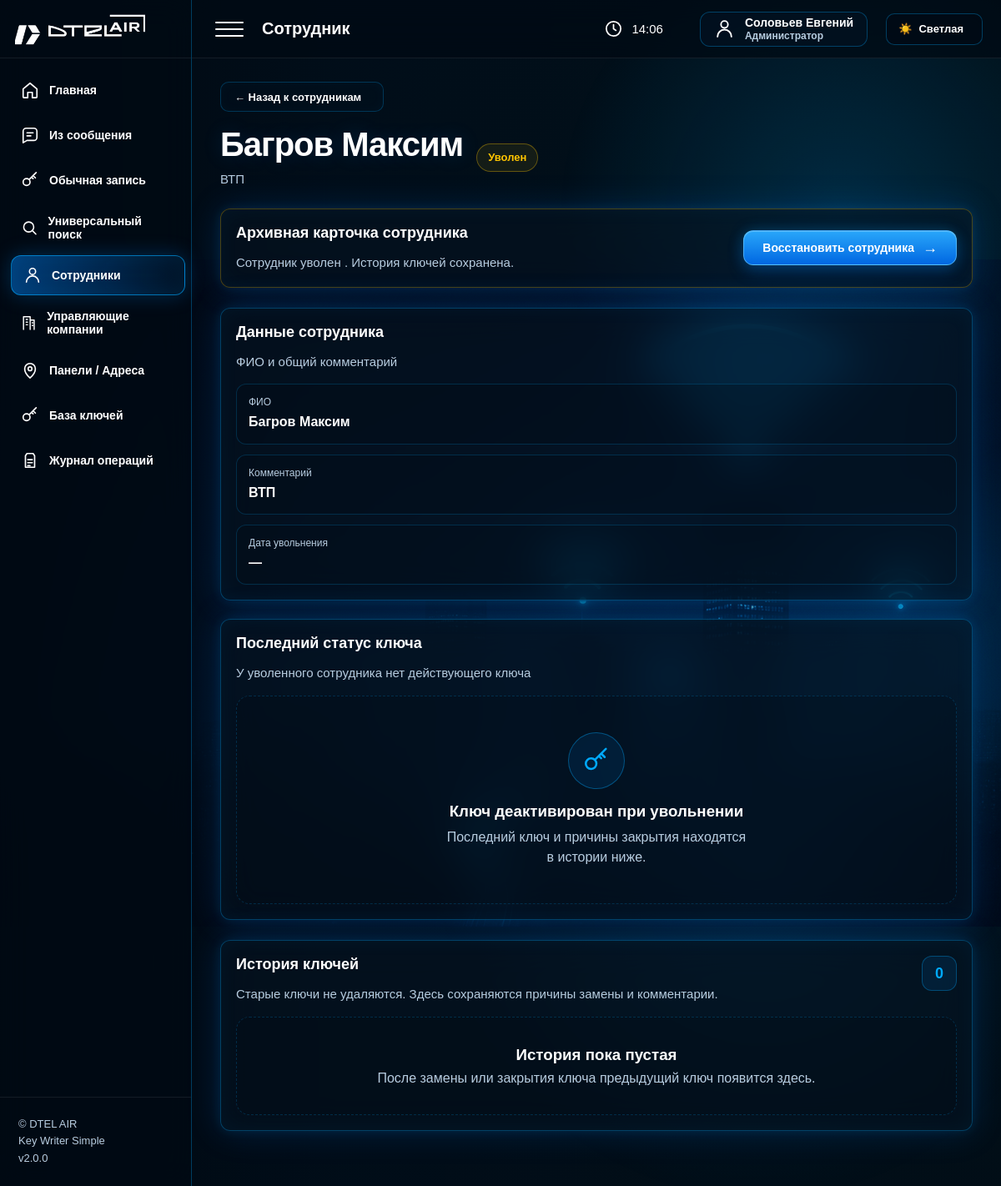
The page /employees/73 (signed in) on the database as committed earlier.
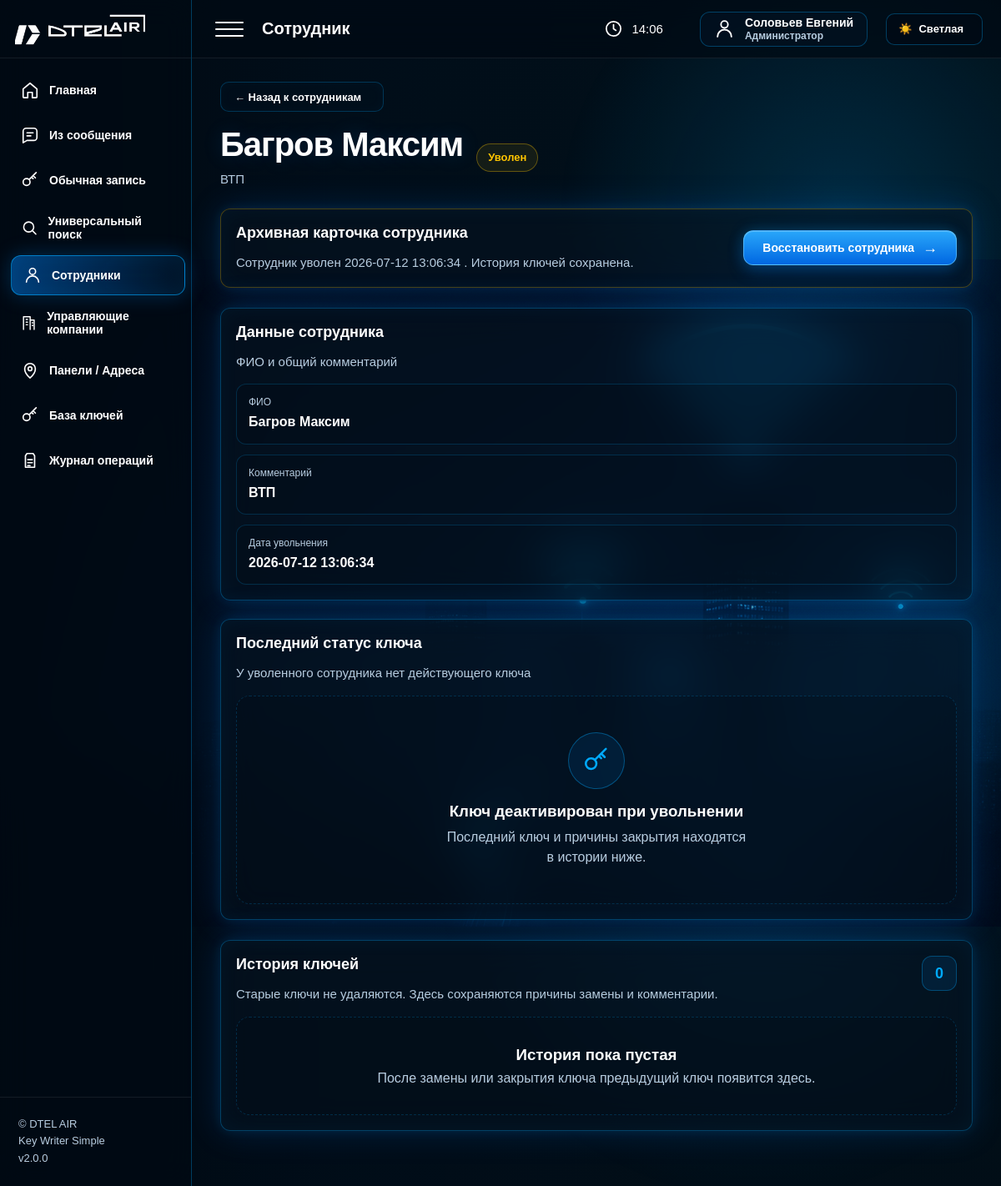
The same page on the database as committed later.
### tables this page shows
CREATE TABLE employees (
            id INTEGER PRIMARY KEY AUTOINCREMENT,
            full_name TEXT NOT NULL,
            note TEXT DEFAULT '',
            enabled INTEGER DEFAULT 1,
            created_at TEXT DEFAULT CURRENT_TIMESTAMP
        , updated_at TEXT DEFAULT '', dismissed_at TEXT DEFAULT NULL);

### app/routers/employees.py (the view)
@router.get("/employees/{employee_id}", response_class=HTMLResponse)
def employee_detail(request: Request, employee_id: int):
    employee = get_employee_any_status(employee_id)
    if not employee:
        return RedirectResponse("/employees", status_code=303)
    return templates.TemplateResponse(
        "employee_detail.html",
        _employee_detail_context(request, employee_id),
    )

### app/templates/employee_detail.html (shortened to what this page needs)
{% extends 'base.html' %}
{% block page_name %}Сотрудник{% endblock %}
{% block content %}
<div class="hero-title employee-detail-hero">
    <div>
        <a
            class="btn btn-small btn-ghost"
            href="{% if is_dismissed %}/employees?view=dismissed{% else %}/employees{% endif %}"
        >
            ← Назад к сотрудникам
        </a>
        <div class="employee-detail-title-row">
            <div>
                <h1>{{ employee.full_name }}</h1>
                <p class="subtitle">{{ employee.note or 'Карточка сотрудника' }}</p>
            </div>
            {% if is_dismissed %}
            <span class="employee-dismissed-badge">Уволен</span>
            {% endif %}
        </div>
    </div>
</div>
{% if is_dismissed %}
<div class="panel employee-archive-banner">
    <div>
        <h2>Архивная карточка сотрудника</h2>
        <p class="subtitle">
            Сотрудник уволен
            {% if employee.dismissed_at %}
                {{ employee.dismissed_at }}
            {% endif %}.
            История ключей сохранена.
        </p>
    </div>
    <form
        method="post"
        action="/employees/{{ employee.id }}/restore"
        onsubmit="return confirm('Восстановить сотрудника? Старые ключи останутся в истории.');"
    >
        <button type="submit" class="btn">
            Восстановить сотрудника
        </button>
    </form>
</div>
{% endif %}
<div class="employee-detail-grid">
    <div class="panel employee-info-panel">
        <div class="panel-head">
            <div>
                <h2>Данные сотрудника</h2>
                <p class="subtitle">ФИО и общий комментарий</p>
            </div>
        </div>
        {% if is_dismissed %}
        <div class="employee-readonly-data">
            <div>
                <span>ФИО</span>
                <b>{{ employee.full_name }}</b>
            </div>
            <div>
                <span>Комментарий</span>
                <b>{{ employee.note or '—' }}</b>
            </div>
            <div>
                <span>Дата увольнения</span>
                <b>{{ employee.dismissed_at or '—' }}</b>
            </div>
        </div>
        {% endif %}
    </div>
    <div class="panel employee-active-key-panel">
        <div class="panel-head">
            <div>
                <h2>
                    {% if is_dismissed %}
                        Последний статус ключа
                    {% else %}
                        Действующий ключ
                    {% endif %}
                </h2>
                <p class="subtitle">
                    {% if is_dismissed %}
                        У уволенного сотрудника нет действующего ключа
                    {% else %}
                        У сотрудника может быть только один действующий ключ
                    {% endif %}
                </p>
            </div>
        </div>
        {% if active_key and not is_dismissed %}
        <div class="employee-active-key-card">
            <div class="employee-active-key-number">
                <span>Номер ключа</span>
                <strong>{{ active_key.number }}</strong>
            </div>
            <div class="employee-active-key-data">
                <div>
                    <span>HEX</span>
                    <b>{{ active_key.hex_value }}</b>
                </div>
                <div>
                    <span>Тип</span>
                    <b>{{ active_key.key_type or '—' }}</b>
                </div>
                <div>
                    <span>Выдан</span>
                    <b>{{ active_key.issued_at or '—' }}</b>
                </div>
            </div>
            <div class="employee-key-status active">Действующий</div>
        </div>
        <form
            method="post"
            action="/employees/{{ employee.id }}/keys/comment"
            class="employee-detail-form employee-key-comment-form"
        >
            <input
                type="hidden"
                name="assignment_id"
                value="{{ active_key.assignment_id }}"
            >
            <label>Комментарий к действующему ключу</label>
            <textarea
                name="comment"
                rows="3"
                placeholder="Например: основной служебный ключ"
            >{{ active_key.comment or '' }}</textarea>
            <button type="submit" class="btn btn-ghost wide-action">
                Сохранить комментарий
            </button>
        </form>
        {% else %}
        <div class="employee-no-key">
            <div class="employee-no-key-icon">
                <svg viewBox="0 0 24 24">
                    <circle cx="7.5" cy="14.5" r="4.5"/>
                    <path d="m11 11 9-9M16 6l3 3M14 8l2 2"/>
                </svg>
            </div>
            <h3>
                {% if is_dismissed %}
                    Ключ деактивирован при увольнении
                {% else %}
                    Действующий ключ не выдан
                {% endif %}
            </h3>
            <p>
                {% if is_dismissed %}
                    Последний ключ и причины закрытия находятся в истории ниже.
                {% else %}
                    Выдайте сотруднику новый ключ с помощью формы ниже.
                {% endif %}
            </p>
        </div>
        {% endif %}
    </div>
</div>
<div class="panel employee-history-panel">
    <div class="panel-head">
        <div>
            <h2>История ключей</h2>
            <p class="subtitle">
                Старые ключи не удаляются. Здесь сохраняются причины замены и комментарии.
            </p>
        </div>
        <div class="employee-history-counter">{{ key_history|length }}</div>
    </div>
    {% if key_history %}
    <div class="employee-key-history-list">
        {% for key in key_history %}
        <details class="employee-history-card">
            <summary>
                <div class="employee-history-key">
                    <span>Ключ</span>
                    <strong>{{ key.number }}</strong>
                    <small>{{ key.hex_value }}</small>
                </div>
                <div class="employee-key-status {{ key.status }}">
                    {{ status_labels.get(key.status, key.status) }}
                </div>
                <div class="employee-history-reason">
                    <span>Причина</span>
                    <b>{{ key.close_reason or 'Причина не указана' }}</b>
                </div>
                <div class="employee-history-date">
                    <span>Закрыт</span>
                    <b>{{ key.closed_at or '—' }}</b>
                </div>
            </summary>
            <div class="employee-history-body">
                <div class="employee-history-info">
                    <div>
                        <span>Дата выдачи</span>
                        <b>{{ key.issued_at or '—' }}</b>
                    </div>
                    <div>
                        <span>Тип ключа</span>
                        <b>{{ key.key_type or '—' }}</b>
                    </div>
                    <div>
                        <span>HEX</span>
                        <b>{{ key.hex_value }}</b>
                    </div>
                </div>
                {% if is_dismissed %}
                <div class="employee-history-readonly">
                    <div>
                        <span>Статус</span>
                        <b>{{ status_labels.get(key.status, key.status) }}</b>
                    </div>
                    <div>
                        <span>Причина</span>
                        <b>{{ key.close_reason or '—' }}</b>
                    </div>
                    <div>
                        <span>Комментарий</span>
                        <b>{{ key.comment or '—' }}</b>
                    </div>
                </div>
                {% else %}
                <form
                    method="post"
                    action="/employees/{{ employee.id }}/keys/history/edit"
                    class="employee-detail-form"
                >
                    <input
                        type="hidden"
                        name="assignment_id"
                        value="{{ key.assignment_id }}"
                    >
                    <div class="employee-form-grid">
                        <div>
                            <label>Статус</label>
                            <select name="status" required>
                                <option value="replaced" {% if key.status == 'replaced' %}selected{% endif %}>
                                    Заменён
                                </option>
                                <option value="lost" {% if key.status == 'lost' %}selected{% endif %}>
                                    Утерян
                                </option>
                                <option value="damaged" {% if key.status == 'damaged' %}selected{% endif %}>
                                    Повреждён
                                </option>
                                <option value="dismissed" {% if key.status == 'dismissed' %}selected{% endif %}>
                                    Сотрудник уволен
                                </option>
                                <option value="inactive" {% if key.status == 'inactive' %}selected{% endif %}>
                                    Деактивирован
                                </option>
                            </select>
                        </div>
                        <div>
                            <label>Причина</label>
                            <input
                                name="close_reason"
                                value="{{ key.close_reason or '' }}"
                                required
                            >
                        </div>
                    </div>
                    <label>Комментарий</label>
                    <textarea
                        name="comment"
                        rows="3"
                        placeholder="Комментарий к старому ключу"
                    >{{ key.comment or '' }}</textarea>
                    <button type="submit" class="btn btn-ghost">
                        Сохранить изменения
                    </button>
                </form>
                {% endif %}
            </div>
        </details>
        {% endfor %}
    </div>
    {% else %}
    <div class="employee-empty-history">
        <h3>История пока пустая</h3>
        <p>После замены или закрытия ключа предыдущий ключ появится здесь.</p>
    </div>
    {% endif %}
</div>
{% endblock %}

### app/templates/base.html (shortened to what this page needs)
<!DOCTYPE html>
<html lang="ru">
<head>
    <link rel="stylesheet" href="/static/css/style.css">
</head>
<body>
<div class="app-shell">
    <aside class="sidebar">
        <div class="brand">
            <img src="/static/img/logo.png" alt="DTEL AIR">
        </div>
        <nav class="sidebar-nav">
            <a class="nav-item" href="/">
                <svg viewBox="0 0 24 24"><path d="M3 10.5 12 3l9 7.5V21a1 1 0 0 1-1 1h-5v-7H9v7H4a1 1 0 0 1-1-1z"/></svg>
                <span>Главная</span>
            </a>
            <a class="nav-item" href="/message">
                <svg viewBox="0 0 24 24"><path d="M21 15a4 4 0 0 1-4 4H8l-5 3V7a4 4 0 0 1 4-4h10a4 4 0 0 1 4 4z"/><path d="M8 9h8M8 13h5"/></svg>
                <span>Из сообщения</span>
            </a>
            <a class="nav-item" href="/write/manual">
                <svg viewBox="0 0 24 24"><circle cx="7.5" cy="14.5" r="4.5"/><path d="m11 11 9-9M16 6l3 3M14 8l2 2"/></svg>
                <span>Обычная запись</span>
            </a>
            <a class="nav-item" href="/search">
                <svg viewBox="0 0 24 24"><circle cx="11" cy="11" r="7"/><path d="m16.5 16.5 4.5 4.5"/></svg>
                <span>Универсальный поиск</span>
            </a>
            <a class="nav-item" href="/employees">
                <svg viewBox="0 0 24 24"><path d="M20 21a8 8 0 0 0-16 0"/><circle cx="12" cy="7" r="4"/></svg>
                <span>Сотрудники</span>
            </a>
            <a class="nav-item" href="/uk">
                <svg viewBox="0 0 24 24"><path d="M4 22V3h10v19M14 8h6v14"/><path d="M8 7h2M8 11h2M8 15h2M17 12h1M17 16h1"/></svg>
                <span>Управляющие компании</span>
            </a>
            <a class="nav-item" href="/panels">
                <svg viewBox="0 0 24 24"><path d="M12 22s7-6.2 7-12a7 7 0 0 0-14 0c0 5.8 7 12 7 12z"/><circle cx="12" cy="10" r="2.5"/></svg>
                <span>Панели / Адреса</span>
            </a>
            <a class="nav-item" href="/keys">
                <svg viewBox="0 0 24 24"><circle cx="7.5" cy="14.5" r="4.5"/><path d="m11 11 9-9M16 6l3 3M14 8l2 2"/></svg>
                <span>База ключей</span>
            </a>
            <a class="nav-item" href="/log">
                <svg viewBox="0 0 24 24"><path d="M8 3h8l2 3v15H6V6z"/><path d="M9 11h6M9 15h6M9 19h3"/></svg>
                <span>Журнал операций</span>
            </a>
        </nav>
        <div class="sidebar-footer">
            <div>© DTEL AIR</div>
            <div>Key Writer Simple</div>
            <div>v2.0.0</div>
        </div>
    </aside>
    <main class="main">
        <header class="topbar">
            <div class="topbar-left">
                <div class="burger">
                    <span></span>
                    <span></span>
                    <span></span>
                </div>
                <div class="top-title">
                    {% block page_name %}Панель управления{% endblock %}
                </div>
            </div>
            <div class="topbar-right">
                <div class="top-info">
                    <svg viewBox="0 0 24 24">
                        <circle cx="12" cy="12" r="9"/>
                        <path d="M12 7v5l3 2"/>
                    </svg>
                    <span id="live-time">--:--</span>
                </div>
                <a class="user-pill" href="/users" title="Пользователи">
                    <svg viewBox="0 0 24 24">
                        <path d="M20 21a8 8 0 0 0-16 0"/>
                        <circle cx="12" cy="7" r="4"/>
                    </svg>
                    <span class="user-pill-text">
                        <b>
                            {% if current_user(request) %}
                                {{ current_user(request)["full_name"] }}
                            {% else %}
                                Пользователь
                            {% endif %}
                        </b>
                        <small>
                            {% if current_user(request) %}
                                {% if current_user(request)["role"] == "admin" %}
                                    Администратор
                                {% else %}
                                    Оператор
                                {% endif %}
                            {% else %}
                                Гость
                            {% endif %}
                        </small>
                    </span>
                </a>
                <button type="button" class="theme-toggle theme-icon-only" id="themeToggle">
                    <span class="theme-icon">☀️</span>
                    <span class="theme-text">Светлая</span>
                </button>
            </div>
        </header>
        <section class="content">
            {% block content %}{% endblock %}
        </section>
    </main>
</div>
</body>
</html>

Rows that differ between the two databases and show on the page:
changed employees "Багров Максим": dismissed_at (not shown) → "2026-07-12 13:06:34"
Other text that changed with them:
{{ employee.dismissed_at or '—' }}: "—" → (not shown)
